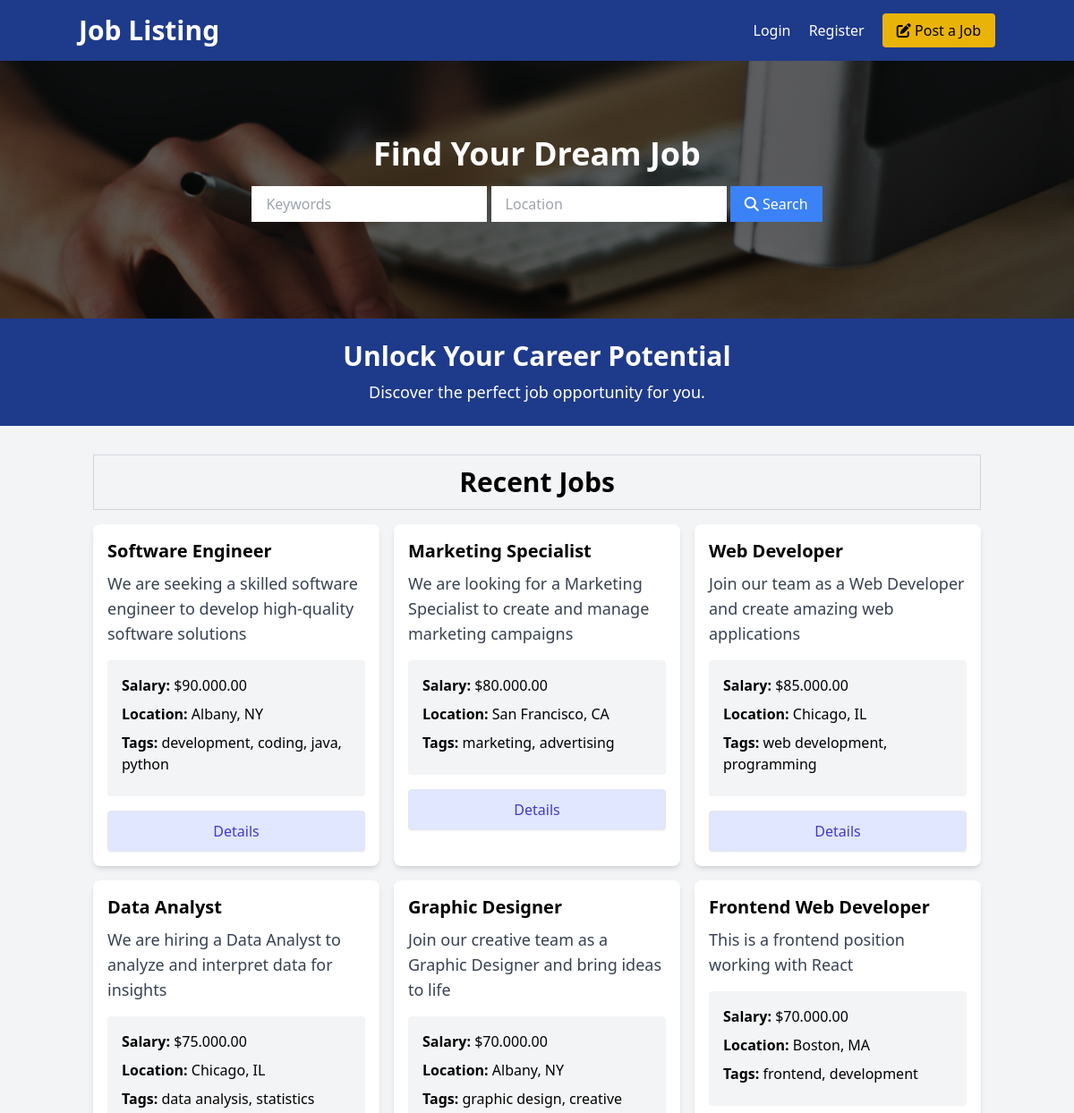
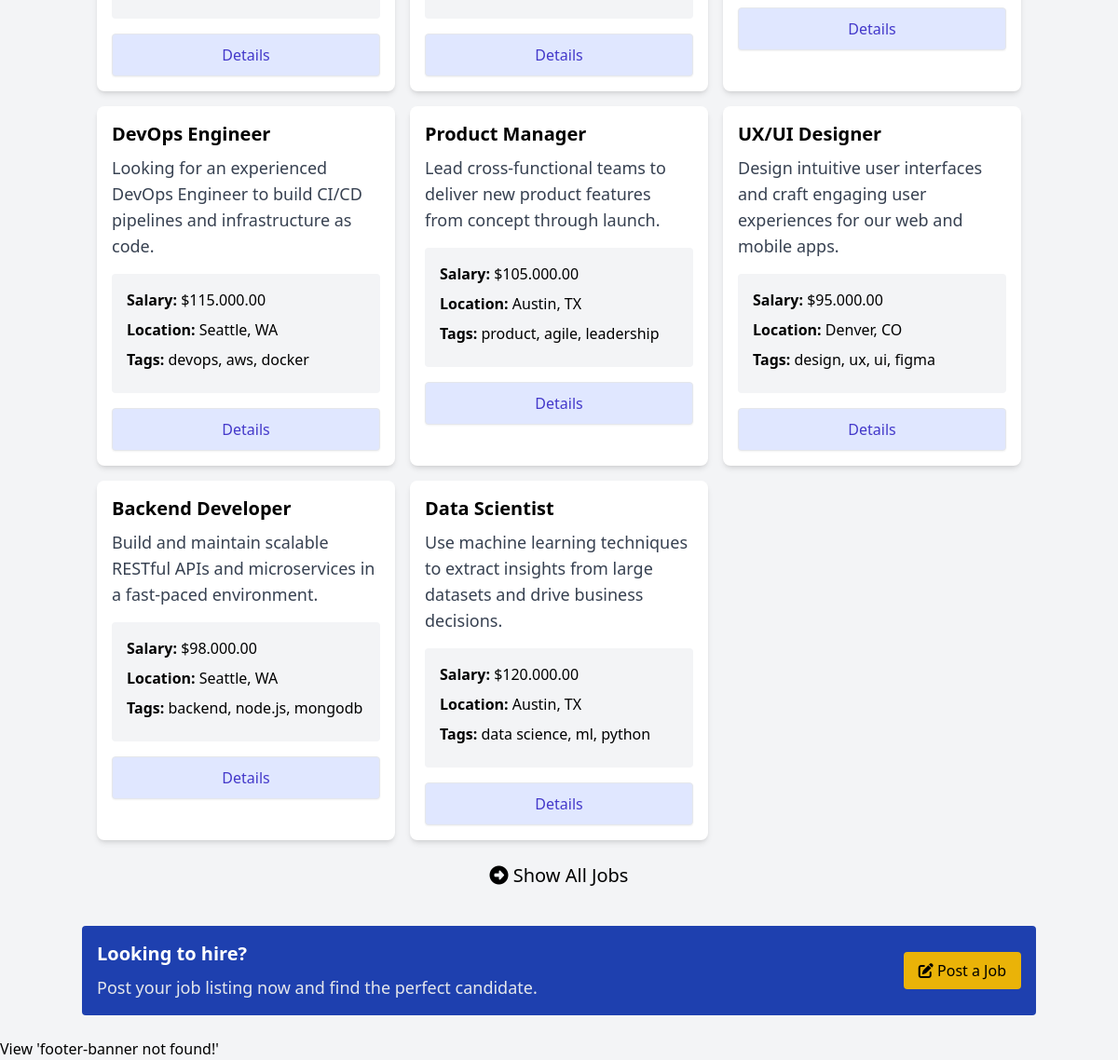
The page /listings on the database its author committed (2 pictures, top to bottom).
### tables this page shows
CREATE TABLE IF NOT EXISTS `listings` (
  `id` int NOT NULL AUTO_INCREMENT,
  `user_id` int NOT NULL,
  `title` varchar(255) NOT NULL,
  `description` longtext,
  `salary` varchar(45) DEFAULT NULL,
  `tags` varchar(255) DEFAULT NULL,
  `company` varchar(45) DEFAULT NULL,
  `address` varchar(255) DEFAULT NULL,
  `city` varchar(45) DEFAULT NULL,
  `state` varchar(45) DEFAULT NULL,
  `phone` varchar(45) DEFAULT NULL,
  `email` varchar(45) DEFAULT NULL,
  `requirements` longtext,
  `benefits` longtext,
  `created_at` timestamp NULL DEFAULT CURRENT_TIMESTAMP,
  PRIMARY KEY (`id`),
  KEY `fk_listings_users_idx` (`user_id`),
  CONSTRAINT `fk_listings_users` FOREIGN KEY (`user_id`) REFERENCES `users` (`id`) ON DELETE CASCADE ON UPDATE CASCADE
);

### App/controllers/ListingController.php (called while the page is built, shortened)
<?php
class ListingController
{
    protected $db;
    public function __construct()
    {
        $config = require basePath("config/db.php");
        $this->db = new Database($config);
    }
    public function index()
    {
        $listings = $this->db->query('SELECT * FROM listings')->fetchAll();
        loadView('home', [
            'listings' => $listings
        ]);
    }
}

### public/index.php (called while the page is built, shortened)
<?php
require '../helpers.php';
$router = new Router();
$uri = parse_url($_SERVER['REQUEST_URI'], PHP_URL_PATH);
$method = $_SERVER['REQUEST_METHOD'];
$router->route($uri, $method);

### Framework/Database.php (called while the page is built, shortened)
<?php
class Database
{
    public $conn;
    public function __construct($config)
    {
        $dsn = "mysql:host={$config['host']};port={$config['port']};dbname={$config['dbname']}";
        $options = [
            PDO::ATTR_ERRMODE => PDO::ERRMODE_EXCEPTION,
            PDO::ATTR_DEFAULT_FETCH_MODE => PDO::FETCH_OBJ
        ];
        try {
            $this->conn = new PDO($dsn, $config['username'], $config['password'], $options);
        } catch (PDOException $e) {
            throw new Exception("Database connection failed: {$e->getMessage()}");
        }
    }
    public function query($query, $params = [])
    {
        try {
            $sth = $this->conn->prepare($query);
            $sth->execute();
            return $sth;
        } catch (PDOException $e) {
            throw new Exception("Query failed to execute: {$e->getMessage()}");
        }
    }
}

### App/views/home.view.php (the view, shortened to what this page needs)
<section>
    <div class="container mx-auto p-4 mt-4">
        <div class="text-center text-3xl mb-4 font-bold border border-gray-300 p-3">Recent Jobs</div>
        <div class="grid grid-cols-1 md:grid-cols-3 gap-4 mb-6">
            <?php foreach ($listings as $listing) : ?>
                <div class="rounded-lg shadow-md bg-white">
                    <div class="p-4">
                        <h2 class="text-xl font-semibold"><?= $listing->title ?></h2>
                        <p class="text-gray-700 text-lg mt-2">
                            <?= $listing->description ?>
                        </p>
                        <ul class="my-4 bg-gray-100 p-4 rounded">
                            <li class="mb-2"><strong>Salary:</strong> <?= formatSalary($listing->salary) ?></li>
                            <li class="mb-2">
                                <strong>Location:</strong> <?= $listing->city ?>, <?= $listing->state ?>
                            </li>
                            <li class="mb-2">
                                <strong>Tags:</strong> <?= $listing->tags ?>
                            </li>
                        </ul>
                        <a href="/listing?id=<?= $listing->id ?>"
                            class="block w-full text-center px-5 py-2.5 shadow-sm rounded border text-base font-medium text-indigo-700 bg-indigo-100 hover:bg-indigo-200">
                            Details
                        </a>
                    </div>
                </div>
            <?php endforeach; ?>
        </div>
        <a href="/listings" class="block text-xl text-center">
            <i class="fa fa-arrow-alt-circle-right"></i>
            Show All Jobs
        </a>
</section>

### Framework/Router.php (shortened to what this page needs)
<?php
class Router
{
    protected $routes = array();
    public function registerRoute($method, $uri, $action)
    {
        list($controller, $controllerMethod) = explode("@", $action);
        $this->routes[] = [
            'method' => $method,
            'uri' => $uri,
            'controller' => $controller,
            'controllerMethod' => $controllerMethod
        ];
    }
    public function route($uri, $method)
    {
        foreach ($this->routes as $route) {
            if ($route['uri'] === $uri && $route['method'] === $method) {
                $controllerMethod = $route['controllerMethod'];
                $controllerInstance = new $controller();
                $controllerInstance->$controllerMethod();
                return;
            }
        }
    }
}

### public/css/style.css (style rules this page uses)
html { line-height: 1.5; -webkit-text-size-adjust: 100%; -moz-tab-size: 4; -o-tab-size: 4; tab-size: 4; font-family: ui-sans-serif, system-ui, -apple-system, BlinkMacSystemFont, "Segoe UI", Roboto, "Helvetica Neue", Arial, "Noto Sans", sans-serif, "Apple Color Emoji", "Segoe UI Emoji", "Segoe UI Symbol", "Noto Color Emoji"; font-feature-settings: normal; font-variation-settings: normal; }
body { margin: 0; line-height: inherit; }
h1, h2, h3, h4, h5, h6 { font-size: inherit; font-weight: inherit; }
a { color: inherit; text-decoration: inherit; }
b, strong { font-weight: bolder; }
blockquote, dl, dd, h1, h2, h3, h4, h5, h6, hr, figure, p, pre { margin: 0; }
ol, ul, menu { list-style: none; margin: 0; padding: 0; }
.container { width: 100%; }
@media (min-width: 640px) { .container { max-width: 640px; } }
@media (min-width: 768px) { .container { max-width: 768px; } }
@media (min-width: 1024px) { .container { max-width: 1024px; } }
.mx-auto { margin-left: auto; margin-right: auto; }
.my-4 { margin-top: 1rem; margin-bottom: 1rem; }
.mb-2 { margin-bottom: 0.5rem; }
.mb-4 { margin-bottom: 1rem; }
.mb-6 { margin-bottom: 1.5rem; }
.mt-2 { margin-top: 0.5rem; }
.mt-4 { margin-top: 1rem; }
.block { display: block; }
.grid { display: grid; }
.w-full { width: 100%; }
.grid-cols-1 { grid-template-columns: repeat(1, minmax(0, 1fr)); }
.gap-4 { gap: 1rem; }
.rounded { border-radius: 0.25rem; }
.rounded-lg { border-radius: 0.5rem; }
.border { border-width: 1px; }
.border-gray-300 { --tw-border-opacity: 1; border-color: rgb(209 213 219 / var(--tw-border-opacity)); }
.bg-gray-100 { --tw-bg-opacity: 1; background-color: rgb(243 244 246 / var(--tw-bg-opacity)); }
.bg-indigo-100 { --tw-bg-opacity: 1; background-color: rgb(224 231 255 / var(--tw-bg-opacity)); }
.bg-white { --tw-bg-opacity: 1; background-color: rgb(255 255 255 / var(--tw-bg-opacity)); }
.p-3 { padding: 0.75rem; }
.p-4 { padding: 1rem; }
.px-5 { padding-left: 1.25rem; padding-right: 1.25rem; }
.py-2\.5 { padding-top: 0.625rem; padding-bottom: 0.625rem; }
.text-center { text-align: center; }
.text-3xl { font-size: 1.875rem; line-height: 2.25rem; }
.text-base { font-size: 1rem; line-height: 1.5rem; }
.text-lg { font-size: 1.125rem; line-height: 1.75rem; }
.text-xl { font-size: 1.25rem; line-height: 1.75rem; }
.font-bold { font-weight: 700; }
.font-medium { font-weight: 500; }
.font-semibold { font-weight: 600; }
.text-gray-700 { --tw-text-opacity: 1; color: rgb(55 65 81 / var(--tw-text-opacity)); }
.text-indigo-700 { --tw-text-opacity: 1; color: rgb(67 56 202 / var(--tw-text-opacity)); }
.shadow-md { --tw-shadow: 0 4px 6px -1px rgb(0 0 0 / 0.1), 0 2px 4px -2px rgb(0 0 0 / 0.1); --tw-shadow-colored: 0 4px 6px -1px var(--tw-shadow-color), 0 2px 4px -2px var(--tw-shadow-color); box-shadow: var(--tw-ring-offset-shadow, 0 0 #0000), var(--tw-ring-shadow, 0 0 #0000), var(--tw-shadow); }
.shadow-sm { --tw-shadow: 0 1px 2px 0 rgb(0 0 0 / 0.05); --tw-shadow-colored: 0 1px 2px 0 var(--tw-shadow-color); box-shadow: var(--tw-ring-offset-shadow, 0 0 #0000), var(--tw-ring-shadow, 0 0 #0000), var(--tw-shadow); }
@media (min-width: 768px) { .md\:grid-cols-3 { grid-template-columns: repeat(3, minmax(0, 1fr)); } }

### rows shown on the page
listings: title "Software Engineer", description "We are seeking a skilled software engineer to develop high-quality software solutions", salary "$90.000.00", city "Albany", state "NY", tags "development, coding, java, python"
listings: title "Marketing Specialist", description "We are looking for a Marketing Specialist to create and manage marketing campaigns", salary "$80.000.00", city "San Francisco", state "CA", tags "marketing, advertising"
listings: title "Web Developer", description "Join our team as a Web Developer and create amazing web applications", salary "$85.000.00", city "Chicago", state "IL", tags "web development, programming"
listings: title "Data Analyst", description "We are hiring a Data Analyst to analyze and interpret data for insights", salary "$75.000.00", city "Chicago", state "IL", tags "data analysis, statistics"
listings: title "Graphic Designer", description "Join our creative team as a Graphic Designer and bring ideas to life", salary "$70.000.00", city "Albany", state "NY", tags "graphic design, creative"
listings: title "Frontend Web Developer", description "This is a frontend position working with React", salary "$70.000.00", city "Boston", state "MA", tags "frontend, development"
listings: title "DevOps Engineer", description "Looking for an experienced DevOps Engineer to build CI/CD pipelines and infrastructure as code.", salary "$115.000.00", city "Seattle", state "WA", tags "devops, aws, docker"
listings: title "Product Manager", description "Lead cross-functional teams to deliver new product features from concept through launch.", salary "$105.000.00", city "Austin", state "TX", tags "product, agile, leadership"
listings: title "UX/UI Designer", description "Design intuitive user interfaces and craft engaging user experiences for our web and mobile apps.", salary "$95.000.00", city "Denver", state "CO", tags "design, ux, ui, figma"
listings: title "Backend Developer", description "Build and maintain scalable RESTful APIs and microservices in a fast-paced environment.", salary "$98.000.00", city "Seattle", state "WA", tags "backend, node.js, mongodb"
listings: title "Data Scientist", description "Use machine learning techniques to extract insights from large datasets and drive business decisions.", salary "$120.000.00", city "Austin", state "TX", tags "data science, ml, python"
